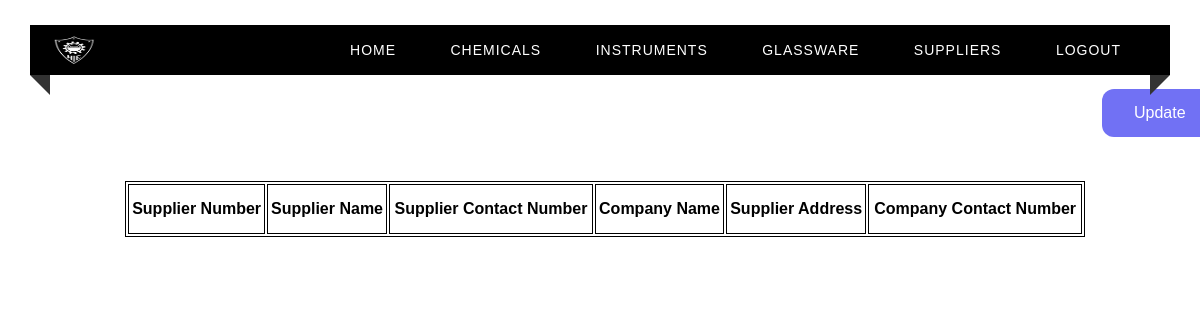
Before: /suppliers with the older database file.
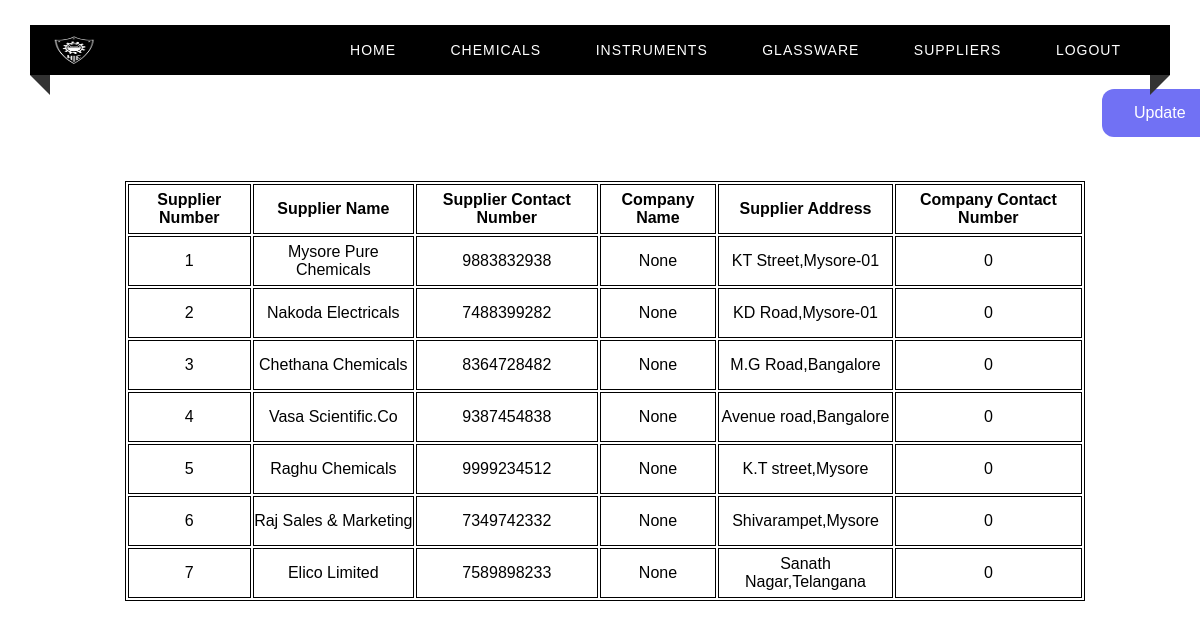
After: the same page with the newer database file.
### tables this page shows
CREATE TABLE SUPPLIER(
    Supplier_No INTEGER PRIMARY KEY ,
    Supplier_Name VARCHAR(30) NOT NULL,
    Supplier_Contact_No VARCHAR(13) NOT NULL,
    Company_Name VARCHAR(40),
    Supplier_Address VARCHAR(100),
    Company_Contact_No VARCHAR(13)
);

### app.py (the view)
@app.route("/suppliers")
def suppliers() :
    c = get_db()
    cur = c.cursor()
    cur.execute("SELECT * from SUPPLIER")
    return render_template("suppliers.html", test=cur.fetchall())

### app.py (called while the page is built)
def get_db():
    db = getattr(g, '_database', None)
    if db is None:
        db = g._database = sqlite3.connect(DATABASE)
    return db

@app.teardown_appcontext
def close_connection(exception):
    db = getattr(g, '_database', None)
    if db is not None:
        db.close()

### templates/suppliers.html (shortened to what this page needs)
<html>
<head>
    <link rel="stylesheet" type="text/css" href="../static/home.css">
</head>
<body>
<div class="custom-padding">
        <nav>
            <div class="logo"><img src = "../static/nieLogo.png" width = "45px", height = "30px"></div>
            <ul class="menu-area">
                <li><a href="/home">Home</a></li>
                <li><a href="/chemicals">Chemicals</a></li>
                <li><a href="/instruments">Instruments</a></li>
                <li><a href="/glassware">Glassware</a></li>
                <li><a href="/suppliers">Suppliers</a></li>
                <li><a href="/">Logout</a></li>
            </ul>
        </nav>
        <a href="/updateSuppliersOptions" target = "_blank" class="button">Update</a>
        <div class="tab">
          <table align="center" style="margin-left : 125px; margin-top : 50px;">
              <th>Supplier Number</th>
              <th>Supplier Name </th>
              <th>Supplier Contact Number</th>
              <th>Company Name</th>
              <th>Supplier Address</th>
              <th>Company Contact Number</th>
            {% for row in test %}
            <tr>
                <td> {{ row[0] }}</td>
                <td> {{ row[1] }}</td>
                <td> {{ row[2] }}</td>
                <td> {{ row[3] }}</td>
                <td> {{ row[4] }}</td>
                <td> {{ row[5] }}</td>
            </tr>
            {% endfor %}
          </table>
        </div>
    </div>
</body>
</html>

Changed rows visible on the page:
added SUPPLIER: Supplier_No "1", Supplier_Name "Mysore Pure Chemicals", Supplier_Contact_No "9883832938", row "None", Supplier_Address "KT Street,Mysore-01", Company_Contact_No "0"
added SUPPLIER: Supplier_No "2", Supplier_Name "Nakoda Electricals", Supplier_Contact_No "7488399282", row "None", Supplier_Address "KD Road,Mysore-01", Company_Contact_No "0"
added SUPPLIER: Supplier_No "3", Supplier_Name "Chethana Chemicals", Supplier_Contact_No "8364728482", row "None", Supplier_Address "M.G Road,Bangalore", Company_Contact_No "0"
added SUPPLIER: Supplier_No "4", Supplier_Name "Vasa Scientific.Co", Supplier_Contact_No "9387454838", row "None", Supplier_Address "Avenue road,Bangalore", Company_Contact_No "0"
added SUPPLIER: Supplier_No "5", Supplier_Name "Raghu Chemicals", Supplier_Contact_No "9999234512", row "None", Supplier_Address "K.T street,Mysore", Company_Contact_No "0"
added SUPPLIER: Supplier_No "6", Supplier_Name "Raj Sales & Marketing", Supplier_Contact_No "7349742332", row "None", Supplier_Address "Shivarampet,Mysore", Company_Contact_No "0"
added SUPPLIER: Supplier_No "7", Supplier_Name "Elico Limited", Supplier_Contact_No "7589898233", row "None", Supplier_Address "Sanath Nagar,Telangana", Company_Contact_No "0"
